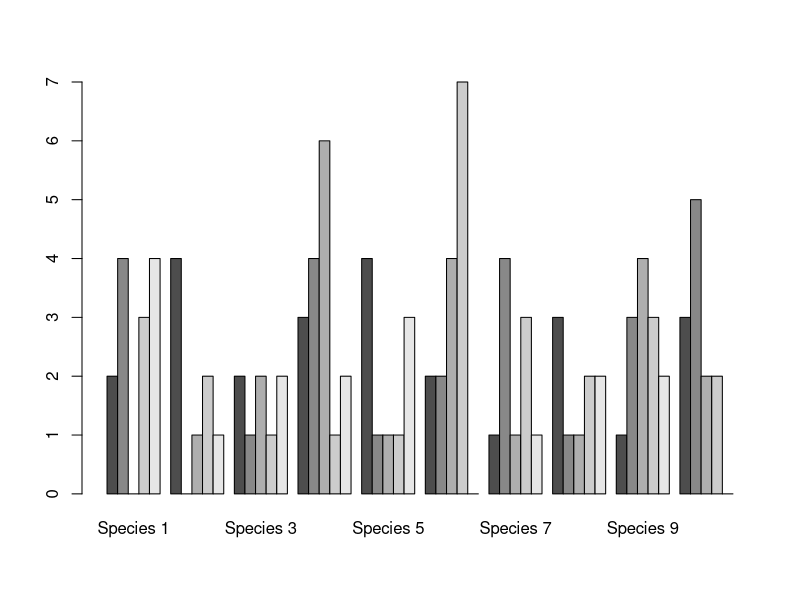
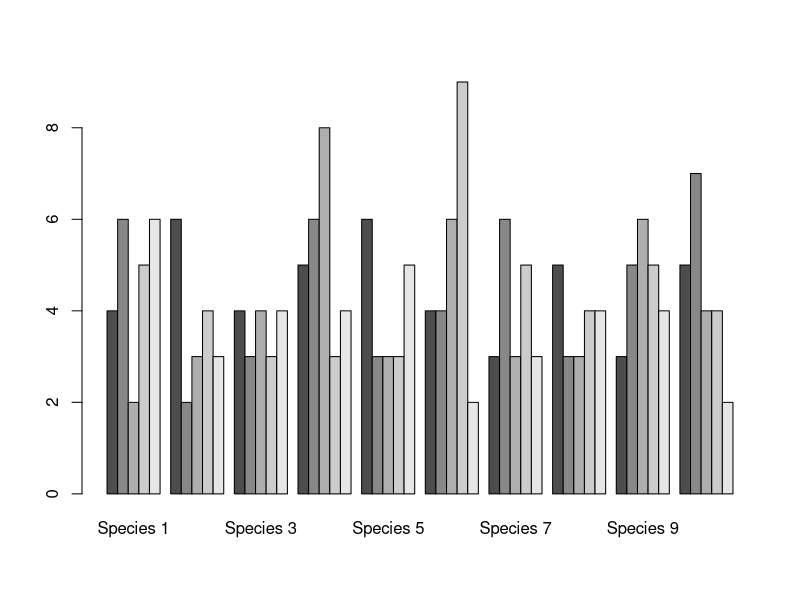
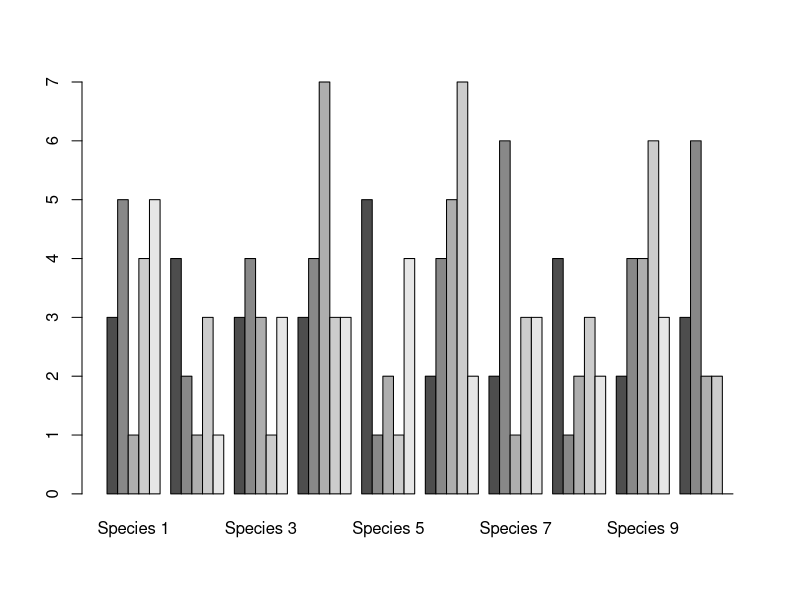

Write R code to recreate these figures, in order.
## ---- chunk 1
#create a dummy community dataset
(comm <- matrix(rpois(50,2),nrow = 5,dimnames = list(paste("Site",1:5),paste("Species",1:10))))

#Easy
#compute species richness per site
apply(comm,1,function(x) sum(x>0))

#compute in how many sites each species occur
apply(comm,2,function(x) sum(x>0))

#compute the mean abundance of species with more than 2 individuals in each site
apply(comm,1,function(x) mean(x>2))

#compute the relative abundance (save the object for later use)
ps <- apply(comm,1,function(x) x/sum(x))

#Medium
#compute the exponential of the shannon diversity for each site
apply(ps,2,function(x) exp(-sum(x*log(x),na.rm=TRUE)))

#Hard
#turn the abundance into classes, turn the species with highest abundance into a "D" all others with abundance superior to 0 into "S" and species of 0 into "A" (save the object)
doms <- apply(comm,1,function(x) ifelse(x == max(x), "D",ifelse(x>0,"S","A")))

#count how often each species is dominant
apply(doms,1,function(x) sum(x == "D"))
## ---- chunk 2
#Easy
#get the range for each column in the dataset
lapply(mtcars,range)

#compute the coefficient of variation for each columns in mtcars
#help CV = mean / sd
lapply(mtcars,function(x) mean(x)/sd(x))

#compute the 0.25, median and 0.75 quantile for each columns
lapply(mtcars,quantile,probs=c(0.25,0.5,0.75))

#Medium
#compute the correlation between a random vector of normal deviates and each columns, hint: you have to use a function with more than one argument
rnd <- rnorm(nrow(mtcars))
lapply(mtcars,function(x,cov) cor(x,cov),cov=rnd)


#Hard
#get the car name which get the maximum value for each colmuns
lapply(mtcars,function(x,row_name) row_name[which.max(x)],row_name=rownames(mtcars))
## ---- chunk 3
#Easy
#put the mean, standard deviation and coefficient of variation of each column into a nice table
#hint you can re-use sum_stat to get nice row names
sum_stat <- function(x){
  return(c(Mean=mean(x),Std.Dev.=sd(x),CV=mean(x)/sd(x)))
}
sapply(mtcars,sum_stat)

#Medium
#standardize all variables in the dataset
sapply(mtcars,function(x) (x-mean(x))/sd(x))

#Hard
#create function that removes outliers based on some varying threshold
#by default an outlier is an observation that is more or less than 1.5 * (Q75 - Q25)
out_dect <- function(x,thresh=1.5){
  qs <- quantile(x,probs=c(0.25,0.75))
  lims <- c( qs[1] - thresh * (qs[2] - qs[1]),qs[2] + thresh * (qs[2] - qs[1]))
  return(x < lims[1] | x > lims[2])
}
#remove all outliers from the mtcars dataset with a threshold of 1.5
#try to find out how to still end up with a data frame at the end
sapply(mtcars,function(x) ifelse(out_dect(x),NA,x))
## ---- chunk 4
#Easy
#repeat the car names (rownames) as many times as they have gears
mapply(rep,x=rownames(mtcars),times=mtcars$gear)

#Medium
#repeat species names per sample depending on their abundance
mapply(rep,x=colnames(comm),times=comm)
## ---- chunk 5
library(plyr)
#we have a a list of community matrices
comm_li <- list(comm,comm+2,comm+rpois(50,1))
#make a data frame with the species abundance over the site
ldply(comm_li,function(comm) colSums(comm))

#make a data frame with species richness per site
ldply(comm_li,function(comm) apply(comm,1,function(x) sum(x>0)))

#plot an histogram of species abundance for each site
l_ply(comm_li,function(comm) barplot(comm,beside=TRUE))
